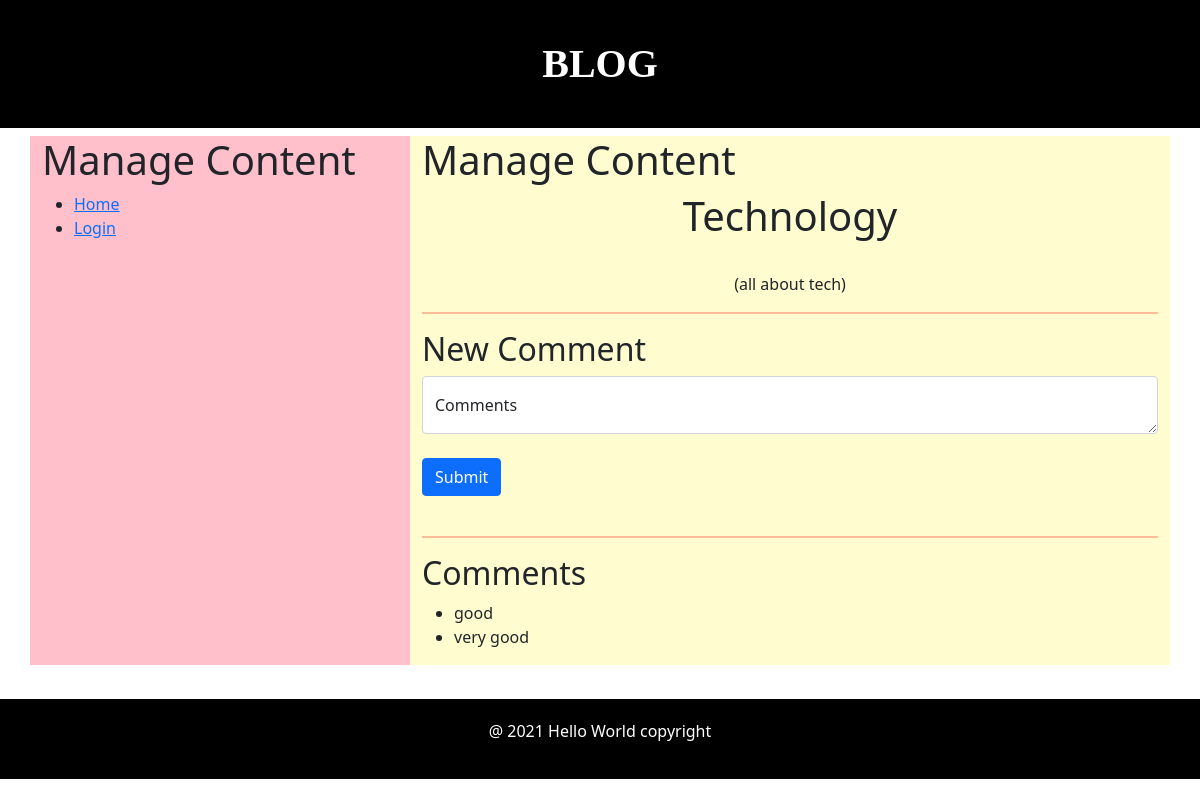
Screenshot of /post.php?post_id=1 with the database file from the repository.
### tables this page shows
CREATE TABLE IF NOT EXISTS `posts` (
  `id` int(11) NOT NULL AUTO_INCREMENT,
  `post_name` varchar(20) NOT NULL,
  `post_content` text NOT NULL,
  `visible` tinyint(1) NOT NULL,
  PRIMARY KEY (`id`)
);

CREATE TABLE IF NOT EXISTS `comments` (
  `id` int(11) NOT NULL AUTO_INCREMENT,
  `post_id` int(11) NOT NULL,
  `comment` text,
  `visible` tinyint(1) NOT NULL,
  PRIMARY KEY (`id`),
  KEY `post_id` (`post_id`)
);

### includes/functions.php (called while the page is built, shortened)
<?php
    function find_post_by_id_2($post_no){
        global $connection;
        $safe_post_no = mysqli_real_escape_string($connection, $post_no);
        $query = "SELECT * ";
        $query .= "FROM posts ";
        $query .= "WHERE id = '{$safe_post_no}'";
        $query .= "LIMIT 1";
        $current_post = mysqli_query($connection, $query);
        $post_id=mysqli_fetch_assoc($current_post);
        return $post_id;
    }
    function find_comments_for_post($post_no, $public=true){
        global $connection;
        $safe_post_no = mysqli_real_escape_string($connection, $post_no);
        $query = "SELECT * ";
        $query .= "FROM comments ";
        $query .= "WHERE post_id = '{$safe_post_no}' ";
        if($public){
            $query .= "AND visible = 1";
        }
        $comments = mysqli_query($connection, $query);
        return $comments;
    }
?>

### public/post.php (the view, shortened to what this page needs)
<?php require_once("../includes/db_connection.php"); ?>
<?php require_once("../includes/functions.php"); ?>
<?php
  if(isset($_GET["post_id"])){
    $post_no=$_GET["post_id"];
    $post_id=find_post_by_id_2($post_no);
  }
?>
<?php include("../includes/layouts/header.php"); ?>
<div class="container">
	<div class="row">
		<div class="col-md-4">
      <h1>Manage Content</h1>
      <ul>
        <li><a href="index.php">Home</a></li>
        <li><a href="login.php">Login</a></li>
      </ul>
		</div>
		<div class="col-md-8">
      <h1>Manage Content</h1>
      <div class="text-center">
        <?php echo "<h1>" .htmlentities($post_id["post_name"]) ."</h1> ". "<br>"
              ."(".nl2br(htmlentities($post_id["post_content"])).")"; ?>
      </div>
      <hr class="line">
      <h2>New Comment</h2>
      <form action="create_comment.php" method="post">
        <div class="form-floating">
          <textarea type="text" name="comment" value="" class="form-control" placeholder="Leave a comment here" id="floatingTextarea"></textarea>
          <label for="floatingTextarea">Comments</label>
        </div>
        <br>
        <button type="submit" name="submit" class="btn btn-primary">Submit</button>
      </form>
      <br>
      <hr class="line">
      <h2>Comments</h2>
      <?php
        $comments=find_comments_for_post($post_no);
      ?>
      <ul>
        <?php
          while($comment=mysqli_fetch_assoc($comments)){
            echo "<li>" . $comment["comment"] . "</li>";
          }
        ?>
      </ul>
		</div>
	</div>
</div>
</body>
<br>
<?php include("../includes/layouts/footer.php"); ?>
</html>

### public/css/styles.css (style rules this page uses)
body { margin: none; }
.col-md-4 { background-color: pink; }
.col-md-8 { background-color: #FFFDD0; }
.line { border: 1px solid #f00; }

### rows the page displays
posts: post_name "Technology", post_content "all about tech"
comments: comment "good"
comments: comment "very good"

### other values shown
date ("Y") "2021"
